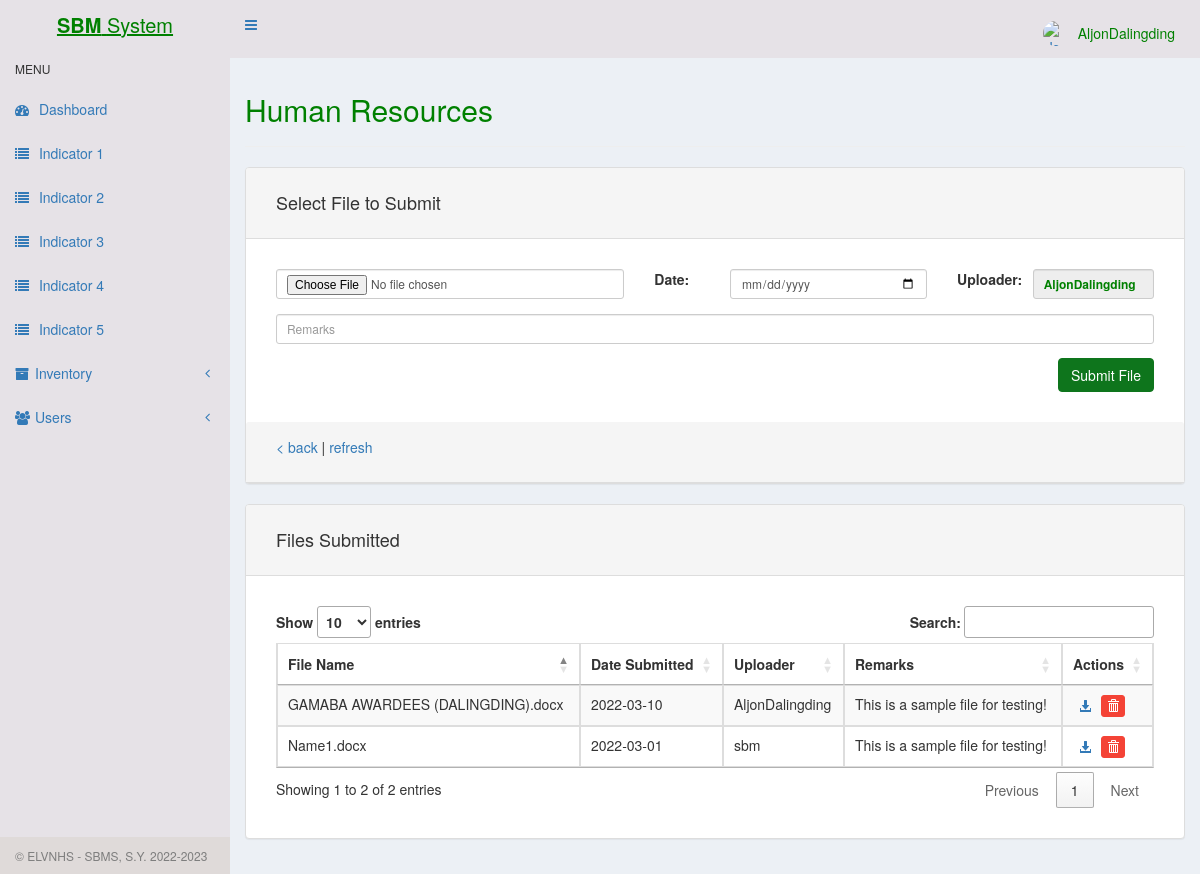
Screenshot of /indicator1/mor-admin/human-resources.php (signed in) with the database file from the repository.
### tables this page shows
CREATE TABLE `ind1_hr` (
  `id` int(11) NOT NULL,
  `name` varchar(255) NOT NULL,
  `size` int(11) NOT NULL,
  `submission` date NOT NULL,
  `uploader` varchar(255) NOT NULL,
  `remarks` varchar(255) NOT NULL
);

### indicator1/mor-admin/functions.php (the view, shortened to what this page needs)
<?php
function hr() {
	$mysqli = new mysqli(DATABASE_HOST, DATABASE_USER, DATABASE_PASS, DATABASE_NAME);
	$query = "SELECT * FROM ind1_hr ORDER BY submission ASC";
	$results = $mysqli->query($query);
	if($results) {
		print '<table class="table table-striped table-hover table-bordered" id="data-table"><thead><tr>
				<th>File Name</th>
				<th>Date Submitted</th>
				<th>Uploader</th>
				<th>Remarks</th>
				<th>Actions</th>
			  </tr></thead><tbody>';
		while($row = $results->fetch_assoc()) {
		    print '
			    <tr>
			    	<td>'.$row['name'].'</td>
				    <td>'.$row["submission"].'</td>
				    <td>'.$row["uploader"].'</td>
				    <td>'.$row["remarks"].'</td>
				    <td>
				    	<a href="../ManagementOfResources/ind1_uploads/HumanResources/'.$row["name"].'" class="btn btn-inf btn-xs" title="Download" ><span class="glyphicon glyphicon-download-alt" aria-hidden="true"></span></a>
				    	<a data-user-id="'.$row["id"].'" class="btn btn-danger btn-xs delete-user" title="Delete" ><span class="glyphicon glyphicon-trash" aria-hidden="true"></span></a>
				    </td>
			    </tr>
		    ';
		}
		print '</tr></tbody></table>';
	} else {
		echo "<p>There are no files to display.</p>";
	}
}
?>

### indicator1/mor-admin/header.php (shortened to what this page needs)
<!DOCTYPE html>
<html>
<head>
  <link rel="stylesheet" href="https://cdnjs.cloudflare.com/ajax/libs/font-awesome/4.5.0/css/font-awesome.min.css">
  <link rel="stylesheet" href="https://cdnjs.cloudflare.com/ajax/libs/ionicons/2.0.1/css/ionicons.min.css">
  <link rel="stylesheet" href="../../css/AdminLTE.css">
  <link rel="stylesheet" href="../../css/skin-purple.css">
	<link rel="stylesheet" href="../../css/bootstrap.min.css">
	<link rel="stylesheet" href="../../css/bootstrap.datetimepicker.css">
	<link rel="stylesheet" href="//cdn.datatables.net/1.10.7/css/jquery.dataTables.css">
	<link rel="stylesheet" href="//cdn.datatables.net/plug-ins/1.10.7/integration/bootstrap/3/dataTables.bootstrap.css">
	<link rel="stylesheet" href="../../css/styles.css">
</head>
<body class="hold-transition skin-green sidebar-mini">
<div class="wrapper">
  <header class="main-header">
    <a href="" class="logo">
      <span style="text-decoration:none;" class="logo-lg"><b style="color:green;">SBM</b> System</span>
    </a>
    <nav class="navbar navbar-static-top" role="navigation">
      <a href="#" class="sidebar-toggle" data-toggle="offcanvas" role="button">
      </a>
      <div class="navbar-custom-menu">
        <ul class="nav navbar-nav">
          <li class="dropdown user user-menu">
            <a href="#" class="dropdown-toggle" data-toggle="dropdown">
              <img src="https://pcrt.crab.org/images/default-user.png" class="user-image" alt="User Image">
              <span class="hidden-xs"  style="color:green;"><?php echo $_SESSION['login_username'];?></span>
            </a>
          </li>
        </ul>
      </div>
    </nav>
  </header>
  <aside class="main-sidebar">
    <section class="sidebar">
      <ul class="sidebar-menu">
        <li class="header">MENU</li>
        <li class="treeview">
          <a href="../../sbms-admin-panel.php"><i class="fa fa-tachometer"></i> <span>Dashboard</span>
          </a>
        </li>
         <li class="treeview">
          <a href="../../indicator-1-list.php"><i class="fa fa-list"></i> <span>Indicator 1</span>
          </a>
        </li>
         <li class="treeview">
          <a href="../../indicator-2-list.php"><i class="fa fa-list"></i> <span>Indicator 2</span>
          </a>
        </li>
         <li class="treeview">
          <a href="../../indicator-3-list.php"><i class="fa fa-list"></i> <span>Indicator 3</span>
          </a>
        </li>
         <li class="treeview">
          <a href="../../indicator-4-list.php"><i class="fa fa-list"></i> <span>Indicator 4</span>
          </a>
        </li>
         <li class="treeview">
          <a href="../../indicator-5-list.php"><i class="fa fa-list"></i> <span>Indicator 5</span>
          </a>
        </li>
        <li class="treeview">
          <a href="#"><i class="fa fa-archive"></i><span>Inventory</span>
            <span class="pull-right-container">
              <i class="fa fa-angle-left pull-right"></i>
            </span>
          </a>
        </li>
        <li class="treeview">
          <a href="#"><i class="fa fa-users"></i><span>Users</span>
            <span class="pull-right-container">
              <i class="fa fa-angle-left pull-right"></i>
            </span>
          </a>
        </li>
        <li class="header"
                 style="bottom: 0;
                    color: #7e7e7e;
                    position: absolute;
                    background-color: #dfdad9;
                    width: 100%;">
                      &copy; ELVNHS - SBMS, S.Y. 2022-2023
         </li>
    </ul>
    </section>
  </aside>
  <div class="content-wrapper">
    <section class="content">

### indicator1/mor-admin/human-resources.php (shortened to what this page needs)
<?php
include('header.php');
include('functions.php')
?>
<h2>Human Resources</h2>
<hr>
<div class="row">
	<div class="col-xs-12">
		<div class="panel panel-default">
			<div class="panel-heading">
				<h4>Select File to Submit</h4>
			</div>
			<div class="panel-body form-group form-group-sm">
				<form action="human-resources.php" method="post" enctype="multipart/form-data">
					<div class="row">
						<div class="col-xs-5">
							<input type="file" name="myfile" class="form-control">
						</div>
						<div class="col-xs-1">
						<label>Date:</label>
						</div>
						<div class="col-xs-3">
							<input type="date" name="sub_date" class="form-control" required>
						</div>
						<div class="col-xs-1">
						<label>Uploader: &nbsp;&nbsp;</label>
						</div>
						<div class="col-xs-2">
							<b ><input type="text" name="user" class="form-control" value="<?php echo $_SESSION['login_username'];?>" readonly style="color:green;"></b>
						</div>
					</div>
					<div class="row">
							<div class="col-xs-12">
									<input type="text" name="remarks" class="form-control" placeholder="Remarks">
								</div>
							<div class="col-xs-12 margin-top btn-group">
									<button type="submit" name="ind1_hr" class="btn btn-success float-right" data-loading-text="Submitting...">Submit File</button>
							</div>
					</div>
				</form>
			</div>
			<div class="panel-heading">
				<p><a href="../../indicator-1-list.php"> < back </a>|<a href="human-resources.php"> refresh </a></p>
			</div>
		</div>
	</div>
</div>
<div class="row">
	<div class="col-xs-12">
		<div class="panel panel-default">
			<div class="panel-heading">
				<h4>Files Submitted</h4>
			</div>
			<div class="panel-body form-group form-group-sm">
				<?php hr(); ?>
			</div>
		</div>
	</div>
<?php
	include('../footer.php');
?>

### indicator1/footer.php
  </section>
  </div>
</div>
</body>
</html>

### css/styles.css (style rules this page uses)
body { padding: 0; background-color: #e6e2e7; }
.btn-danger { background-color: #f44336; border-color: #f44336; }
.btn-success { background-color: #0e751c; border-color: #0e751c; }
.panel-body { padding: 30px 30px 15px 30px; text-align: c; }
.panel-heading { padding: 15px 30px 15px 30px; }
.float-right { float: right !important; }
.margin-top { margin-top: 1em; }
.user { margin-top: 8px; margin-right: 10px; }

### indicator1/mor-admin/human-resources.php (style rules this page uses)
b { color: green; }
h2 { color: green; }

### rows the page displays
ind1_hr: name "Name1.docx", submission "2022-03-01", uploader "sbm", remarks "This is a sample file for testing!"
ind1_hr: name "GAMABA AWARDEES (DALINGDING).docx", submission "2022-03-10", uploader "AljonDalingding", remarks "This is a sample file for testing!"

### other values shown
$_SESSION['login_username'] "AljonDalingding"
